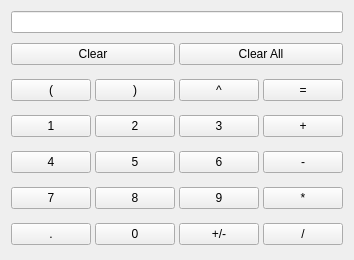
<?xml version="1.0" encoding="UTF-8"?>
<ui version="4.0">
 <class>Widget</class>
 <widget class="QWidget" name="Widget">
  <property name="geometry">
   <rect>
    <x>0</x>
    <y>0</y>
    <width>330</width>
    <height>254</height>
   </rect>
  </property>
  <property name="windowTitle">
   <string>calculator4</string>
  </property>
  <layout class="QGridLayout" name="gridLayout" rowminimumheight="20,30,30,30,30,30,30">
   <property name="sizeConstraint">
    <enum>QLayout::SetFixedSize</enum>
   </property>
   <property name="horizontalSpacing">
    <number>4</number>
   </property>
   <item row="5" column="2">
    <widget class="QPushButton" name="digitBtn9">
     <property name="text">
      <string>9</string>
     </property>
    </widget>
   </item>
   <item row="2" column="0">
    <widget class="QPushButton" name="leftBracketBtn">
     <property name="text">
      <string>(</string>
     </property>
    </widget>
   </item>
   <item row="5" column="1">
    <widget class="QPushButton" name="digitBtn8">
     <property name="text">
      <string>8</string>
     </property>
    </widget>
   </item>
   <item row="6" column="1">
    <widget class="QPushButton" name="digitBtn0">
     <property name="text">
      <string>0</string>
     </property>
    </widget>
   </item>
   <item row="3" column="1">
    <widget class="QPushButton" name="digitBtn2">
     <property name="text">
      <string>2</string>
     </property>
    </widget>
   </item>
   <item row="3" column="0">
    <widget class="QPushButton" name="digitBtn1">
     <property name="text">
      <string>1</string>
     </property>
    </widget>
   </item>
   <item row="2" column="2">
    <widget class="QPushButton" name="powBtn">
     <property name="text">
      <string>^</string>
     </property>
    </widget>
   </item>
   <item row="2" column="1">
    <widget class="QPushButton" name="rightBracketBtn">
     <property name="text">
      <string>)</string>
     </property>
    </widget>
   </item>
   <item row="3" column="3">
    <widget class="QPushButton" name="addBtn">
     <property name="text">
      <string>+</string>
     </property>
    </widget>
   </item>
   <item row="4" column="1">
    <widget class="QPushButton" name="digitBtn5">
     <property name="text">
      <string>5</string>
     </property>
    </widget>
   </item>
   <item row="4" column="2">
    <widget class="QPushButton" name="digitBtn6">
     <property name="text">
      <string>6</string>
     </property>
    </widget>
   </item>
   <item row="3" column="2">
    <widget class="QPushButton" name="digitBtn3">
     <property name="text">
      <string>3</string>
     </property>
    </widget>
   </item>
   <item row="5" column="0">
    <widget class="QPushButton" name="digitBtn7">
     <property name="text">
      <string>7</string>
     </property>
    </widget>
   </item>
   <item row="6" column="0">
    <widget class="QPushButton" name="pointBtn">
     <property name="text">
      <string>.</string>
     </property>
    </widget>
   </item>
   <item row="0" column="0" colspan="4">
    <widget class="QLineEdit" name="lineEdit">
     <property name="sizePolicy">
      <sizepolicy hsizetype="Expanding" vsizetype="Expanding">
       <horstretch>0</horstretch>
       <verstretch>0</verstretch>
      </sizepolicy>
     </property>
     <property name="alignment">
      <set>Qt::AlignRight|Qt::AlignTrailing|Qt::AlignVCenter</set>
     </property>
     <property name="readOnly">
      <bool>true</bool>
     </property>
    </widget>
   </item>
   <item row="4" column="0">
    <widget class="QPushButton" name="digitBtn4">
     <property name="text">
      <string>4</string>
     </property>
    </widget>
   </item>
   <item row="4" column="3">
    <widget class="QPushButton" name="subtractionBtn">
     <property name="text">
      <string>-</string>
     </property>
    </widget>
   </item>
   <item row="5" column="3">
    <widget class="QPushButton" name="multiplicationBtn">
     <property name="text">
      <string>*</string>
     </property>
    </widget>
   </item>
   <item row="6" column="2">
    <widget class="QPushButton" name="signBtn">
     <property name="text">
      <string>+/-</string>
     </property>
    </widget>
   </item>
   <item row="6" column="3">
    <widget class="QPushButton" name="divisionBtn">
     <property name="text">
      <string>/</string>
     </property>
    </widget>
   </item>
   <item row="2" column="3">
    <widget class="QPushButton" name="equalBtn">
     <property name="text">
      <string>=</string>
     </property>
    </widget>
   </item>
   <item row="1" column="2" colspan="2">
    <widget class="QPushButton" name="clearAllBtn">
     <property name="text">
      <string>Clear All</string>
     </property>
    </widget>
   </item>
   <item row="1" column="0" colspan="2">
    <widget class="QPushButton" name="clearBtn">
     <property name="text">
      <string>Clear</string>
     </property>
    </widget>
   </item>
  </layout>
 </widget>
 <layoutdefault spacing="6" margin="11"/>
 <resources/>
 <connections/>
</ui>
